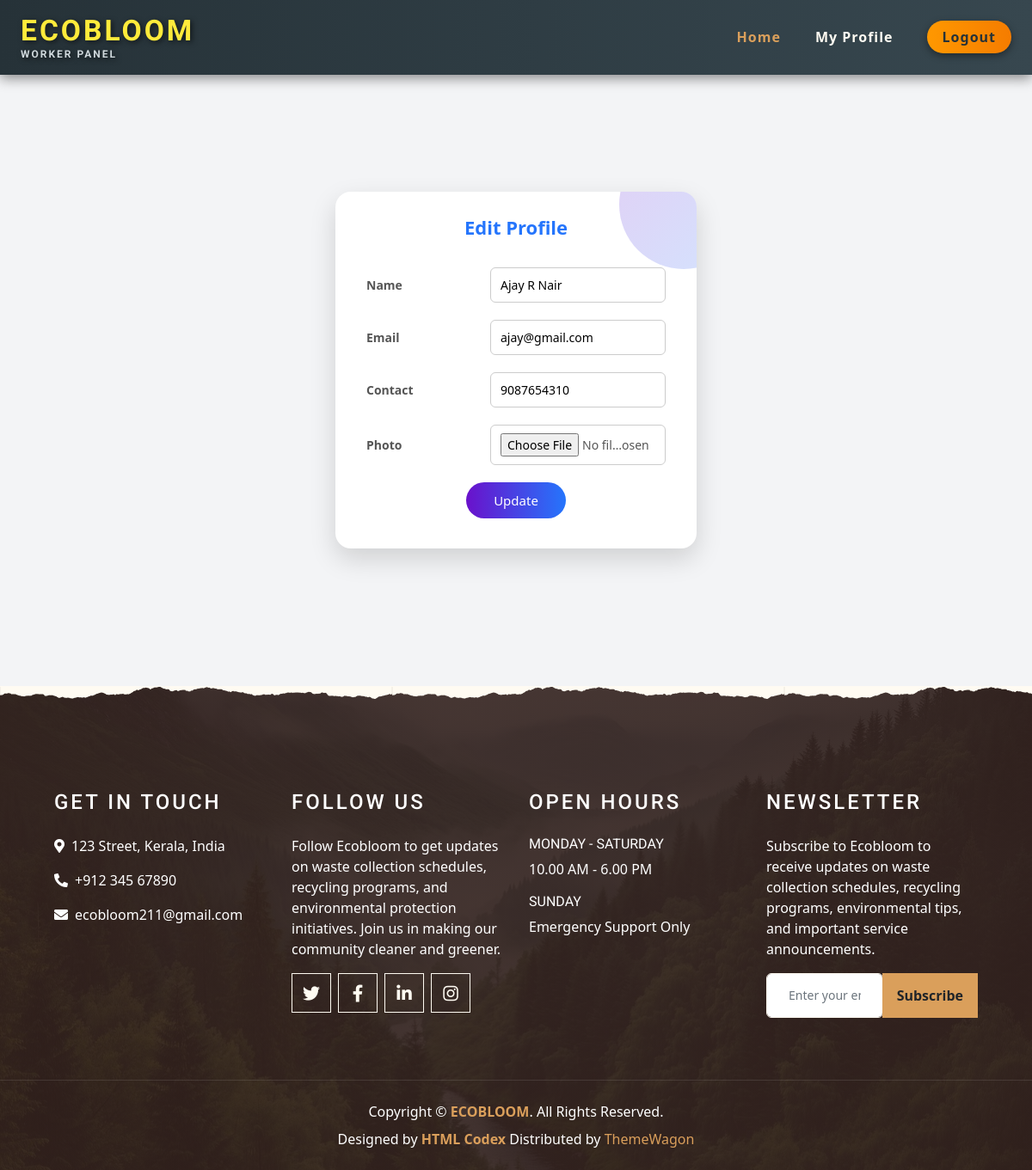
The page /worker/EditProfile/ (signed in) on the database its author committed.
### Guest/models.py (models this page shows)
class tbl_worker(models.Model):
    worker_name=models.CharField(max_length=50)
    worker_email=models.CharField(max_length=50)
    worker_contact=models.CharField(max_length=50)
    worker_address=models.CharField(max_length=50)
    worker_photo=models.FileField(upload_to='Assets/workerDocs/')
    worker_password=models.CharField(max_length=50)
    worker_proof=models.FileField(upload_to='Assets/workerDocs/')
    worker_status=models.IntegerField(default=0)
    worker_latitude=models.CharField(max_length=50,null=True)
    worker_longitude=models.CharField(max_length=50,null=True)
    worker_curr_city=models.CharField(max_length=50,null=True)

### worker/views.py (the view)
# urls.py: path('EditProfile/',views.EditProfile,name="EditProfile"),
def EditProfile(request):
    if "wid" not in request.session:
        return redirect("Guest:Login")
    else:
        profiledata=tbl_worker.objects.get(id=request.session['wid'])
        if request.method=="POST":
            name=request.POST.get('txt_name')
            email=request.POST.get('txt_email')
            contact=request.POST.get('txt_contact')
            photo=request.FILES.get("txt_photo")
            profiledata.worker_name=name
            profiledata.worker_email=email
            profiledata.worker_contact=contact
            if photo:
                profiledata.worker_photo=photo
            profiledata.save()
            return render(request,"worker/EditProfile.html",{'msg':'Updated'})
        else:
            return render(request,"worker/EditProfile.html",{'Data':profiledata})

### worker/Templates/Worker/EditProfile.html (shortened to what this page needs)
{% extends 'worker/Head.html' %}
{% block content %}
<div class="edit-profile-container">
    <div class="edit-profile-card">
        <div class="edit-title">Edit Profile</div>
        <form action="" method="post" enctype="multipart/form-data">
            <table>
                <tr>
                    <td>Name</td>
                    <td><input required type="text" name="txt_name" value="{{Data.worker_name}}"
                        pattern="^[A-Z]+[a-zA-Z ]*$"
                        title="Name Allows Only Alphabets,Spaces and First Letter Must Be Capital Letter">
                    </td>
                </tr>
                <tr>
                    <td>Email</td>
                    <td><input required type="email" name="txt_email" value="{{Data.worker_email}}"></td>
                </tr>
                <tr>
                    <td>Contact</td>
                    <td><input required type="number" name="txt_contact" value="{{Data.worker_contact}}"
                        pattern="[7-9]{1}[0-9]{9}"
                        title="Phone number with 7-9 and remaining 9 digits 0-9">
                    </td>
                </tr>
                <tr>
                    <td>Photo</td>
                    <td>
                        <input type="file" name="txt_photo">
                    </td>
                </tr>
                <tr>
                    <td colspan="2" class="btn-area">
                        <input type="submit" value="Update">
                    </td>
                </tr>
            </table>
        </form>
    </div>
</div>
{% endblock content %}

### worker/Templates/Worker/EditProfile.html (style rules this page uses)
body { background: #f3f4f6; font-family: "Segoe UI", Tahoma, sans-serif; }
.edit-profile-container { display: flex; justify-content: center; align-items: center; min-height: 80vh; animation: fadeIn 0.8s ease; }
.edit-profile-card { width: 420px; background: #ffffff; border-radius: 18px; box-shadow: 0 12px 30px rgba(0,0,0,0.15); padding: 25px 30px; position: relative; overflow: hidden; }
.edit-profile-card::before { content: ''; position: absolute; top: -60px; right: -60px; width: 150px; height: 150px; background: linear-gradient(135deg, #6a11cb, #2575fc); border-radius: 50%; opacity: 0.2; }
.edit-title { text-align: center; font-size: 22px; font-weight: bold; color: #2575fc; margin-bottom: 20px; }
table { width: 100%; border-collapse: collapse; }
td { padding: 10px 6px; font-size: 14px; }
td:first-child { font-weight: bold; color: #555; width: 40%; }
input[type="text"], input[type="email"], input[type="number"], input[type="file"] { width: 100%; padding: 9px 11px; border-radius: 6px; border: 1px solid #ccc; font-size: 14px; transition: 0.3s ease; }
.btn-area { text-align: center; margin-top: 15px; }
input[type="submit"] { background: linear-gradient(90deg, #6a11cb, #2575fc); color: white; border: none; padding: 10px 32px; font-size: 15px; border-radius: 22px; cursor: pointer; transition: 0.3s ease; }

### rows shown on the page
tbl_worker: txt_name "Ajay R Nair", txt_email "ajay@gmail.com", txt_contact "9087654310"
